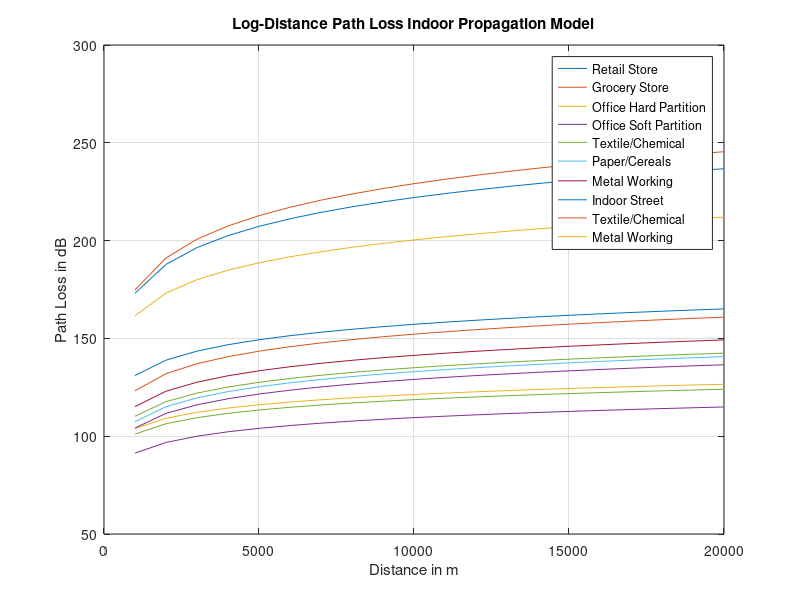

Recreate this plot in MATLAB.
% Analysis of Log-distance path loss propagation model (w/ & w/o Shadow)
clc
close all;

with_shadowing = input("w/ Shadowing? ");
Fixed_Distance = input("Enter the reference distance: ");
Arbitrary_Distance = 1e3 : 1e3 : 20e3;
% Values must be between 1.6 to 6
Path_Loss_Exponent = rand(1,12)*(6-1.6) + 1.6;
Frequency = randi([900, 4000], 1,12);
Sigma = rand(1,12)*(15-3) + 3;
X = zeros(1,12);

for i = 1:12
    Lambda(i) = 3e8 / (Frequency(i) * 10 ^ 6);
    PL_D0(i) = 20 * log10((4 * pi * Fixed_Distance) / Lambda(i));
    if(with_shadowing)
        X(i) = Sigma(i) * randn(size(PL_D0(i)));  % X(i) = normrnd(0, Sigma(i));
    end
end
for i = 1:12
    for j = 1:20
        Path_Loss(i, j) = PL_D0(i) + 10 * Path_Loss_Exponent(i) * log10(Arbitrary_Distance(j) / Fixed_Distance)...
            + X(i);
    end
end

plot(Arbitrary_Distance, Path_Loss);
legend("Retail Store", "Grocery Store", "Office Hard Partition", "Office Soft Partition", "Textile/Chemical",...
    "Paper/Cereals", "Metal Working", "Indoor Street", "Textile/Chemical", "Metal Working");
xlabel("Distance in m");
ylabel("Path Loss in dB");
title("Log-Distance Path Loss Indoor Propagation Model");
grid on;
